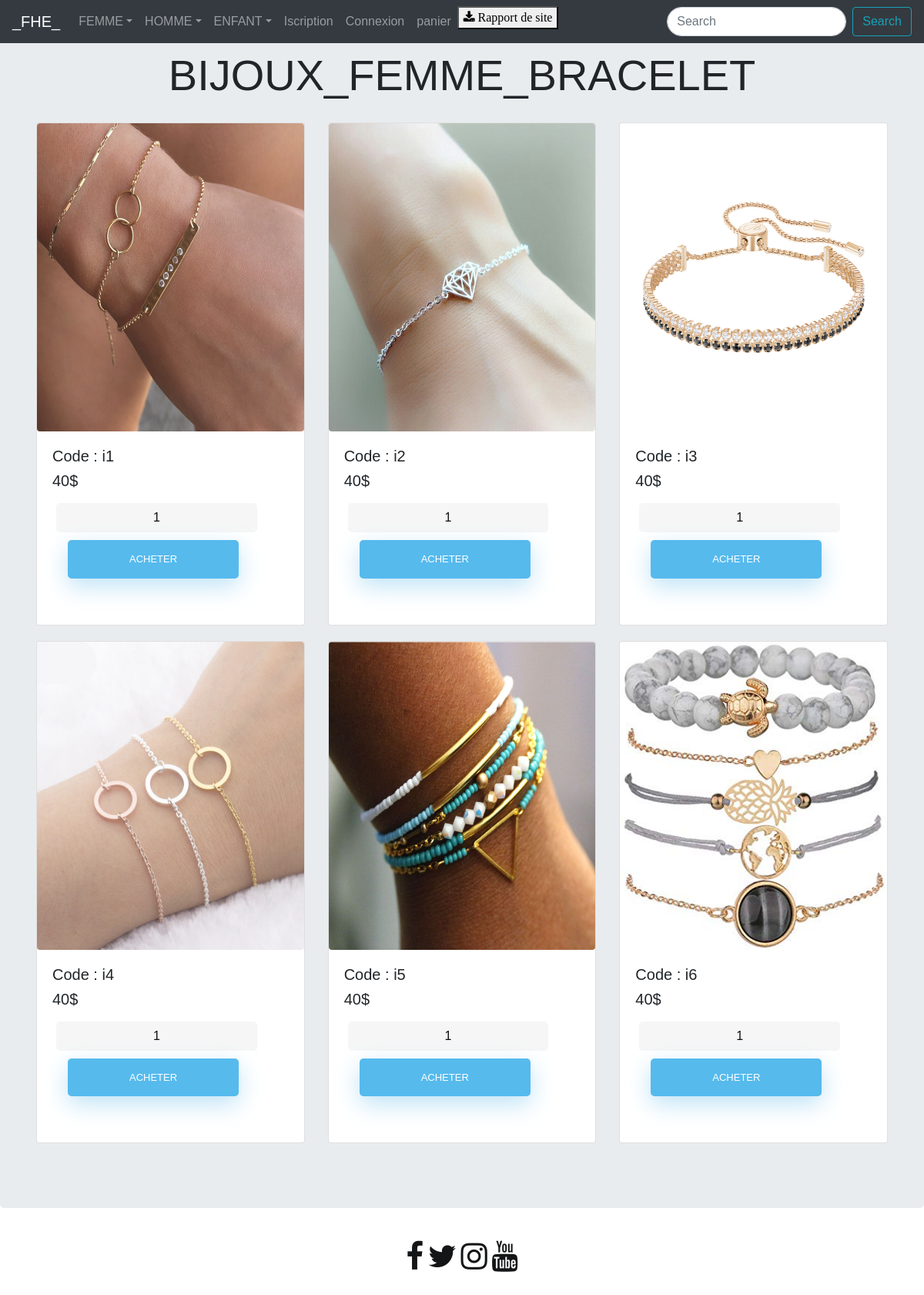
Screenshot of /braceletF.php with the database file from the repository.
### tables this page shows
CREATE TABLE `product` (
  `id` int(11) NOT NULL,
  `pname` varchar(255) DEFAULT NULL,
  `image` varchar(255) DEFAULT NULL,
  `price` double DEFAULT NULL
);

### braceletF.php (the view, shortened to what this page needs)
 <!doctype html>
 <html lang="en">
   <head>
     <link rel="stylesheet" href="https://stackpath.bootstrapcdn.com/bootstrap/4.3.1/css/bootstrap.min.css">
     <link rel="stylesheet" href="https://cdnjs.cloudflare.com/ajax/libs/font-awesome/4.7.0/css/font-awesome.min.css">
     <link rel="stylesheet" type="text/css" href="ACCUEIL.css">
 </head>
   <body>
<div class="jumbotron" >
  <div class="container-fluid padding">
    <div class="row welcome text-center">
      <div class="col-12 ">
        <h1 class="display-4">BIJOUX_FEMME_BRACELET</h1>
      </div>
    </div>
  </div>
  <div class="container-fluid padding">
  <div class="row">
    <div class="col-md-4 col-xs-4 col-sm-3 col-md-2">
      <div class="card">
         <?php
          $conn = mysqli_connect("localhost","id13014500_root","chaimaelmejgari","id13014500_ex_db");
          $query = "SELECT * FROM product where id=60 ";
            $result = mysqli_query($conn,$query);
            if(mysqli_num_rows($result) > 0) {
                while ($row = mysqli_fetch_array($result)) { ?>
                        <form method="post" action="cart.php?action=add&id=<?php echo $row["id"]; ?>">
                                 <img src="<?php echo $row["image"]; ?>" class="card-img-top rounded mx-auto d-block">
                                <div class="card-body">
                                <h5 class="card-text"><?php echo $row["pname"]; ?></h5>
                                <h5 class="card-title"><?php echo $row["price"]; ?>$</h5>
                                <input type="text" name="quantity" class="form-control" value="1">
                                <input class="btn btn-outline-secondary" type="submit" name="add"
                                       value="acheter">
                                       </div>
                        </form>
                    <?php
                }
            }
        ?>
      </div>
    </div>
    <div class="col-md-4 col-xs-4 col-sm-3 col-md-2">
      <div class="card">
         <?php
          $conn = mysqli_connect("localhost","id13014500_root","chaimaelmejgari","id13014500_ex_db");
          $query = "SELECT * FROM product where id=61 ";
            $result = mysqli_query($conn,$query);
            if(mysqli_num_rows($result) > 0) {
                while ($row = mysqli_fetch_array($result)) { ?>
                        <form method="post" action="cart.php?action=add&id=<?php echo $row["id"]; ?>">
                                 <img src="<?php echo $row["image"]; ?>" class="card-img-top rounded mx-auto d-block">
                                <div class="card-body">
                                <h5 class="card-text"><?php echo $row["pname"]; ?></h5>
                                <h5 class="card-title"><?php echo $row["price"]; ?>$</h5>
                                <input type="text" name="quantity" class="form-control" value="1">
                                <input class="btn btn-outline-secondary" type="submit" name="add"
                                       value="acheter">
                                       </div>
                        </form>
                    <?php
                }
            }
        ?>
      </div>
    </div>
    <div class="col-md-4 col-xs-4 col-sm-3 col-md-2 ">
      <div class="card">
         <?php
          $conn = mysqli_connect("localhost","id13014500_root","chaimaelmejgari","id13014500_ex_db");
          $query = "SELECT * FROM product where id=62 ";
            $result = mysqli_query($conn,$query);
            if(mysqli_num_rows($result) > 0) {
                while ($row = mysqli_fetch_array($result)) { ?>
                        <form method="post" action="cart.php?action=add&id=<?php echo $row["id"]; ?>">
                                 <img src="<?php echo $row["image"]; ?>" class="card-img-top rounded mx-auto d-block">
                                <div class="card-body">
                                <h5 class="card-text"><?php echo $row["pname"]; ?></h5>
                                <h5 class="card-title"><?php echo $row["price"]; ?>$</h5>
                                <input type="text" name="quantity" class="form-control" value="1">
                                <input class="btn btn-outline-secondary" type="submit" name="add"
                                       value="acheter">
                                       </div>
                        </form>
                    <?php
                }
            }
        ?>
      </div>
    </div>
  </div>
  </div>
  <div class="container-fluid padding">
  <div class="row">
    <div class="col-md-4 col-xs-4 col-sm-3 col-md-2">
      <div class="card">
         <?php
          $conn = mysqli_connect("localhost","id13014500_root","chaimaelmejgari","id13014500_ex_db");
          $query = "SELECT * FROM product where id=63 ";
            $result = mysqli_query($conn,$query);
            if(mysqli_num_rows($result) > 0) {
                while ($row = mysqli_fetch_array($result)) { ?>
                        <form method="post" action="cart.php?action=add&id=<?php echo $row["id"]; ?>">
                                 <img src="<?php echo $row["image"]; ?>" class="card-img-top rounded mx-auto d-block">
                                <div class="card-body">
                                <h5 class="card-text"><?php echo $row["pname"]; ?></h5>
                                <h5 class="card-title"><?php echo $row["price"]; ?>$</h5>
                                <input type="text" name="quantity" class="form-control" value="1">
                                <input class="btn btn-outline-secondary" type="submit" name="add"
                                       value="acheter">
                                       </div>
                        </form>
                    <?php
                }
            }
        ?>
      </div>
    </div>
    <div class="col-md-4 col-xs-4 col-sm-3 col-md-2">
      <div class="card">
         <?php
          $conn = mysqli_connect("localhost","id13014500_root","chaimaelmejgari","id13014500_ex_db");
          $query = "SELECT * FROM product where id=64 ";
            $result = mysqli_query($conn,$query);
            if(mysqli_num_rows($result) > 0) {
                while ($row = mysqli_fetch_array($result)) { ?>
                        <form method="post" action="cart.php?action=add&id=<?php echo $row["id"]; ?>">
                                 <img src="<?php echo $row["image"]; ?>" class="card-img-top rounded mx-auto d-block">
                                <div class="card-body">
                                <h5 class="card-text"><?php echo $row["pname"]; ?></h5>
                                <h5 class="card-title"><?php echo $row["price"]; ?>$</h5>
                                <input type="text" name="quantity" class="form-control" value="1">
                                <input class="btn btn-outline-secondary" type="submit" name="add"
                                       value="acheter">
                                       </div>
                        </form>
                    <?php
                }
            }
        ?>
      </div>
    </div>
    <div class="col-md-4 col-xs-4 col-sm-3 col-md-2 ">
      <div class="card">
         <?php
          $conn = mysqli_connect("localhost","id13014500_root","chaimaelmejgari","id13014500_ex_db");
          $query = "SELECT * FROM product where id=65 ";
            $result = mysqli_query($conn,$query);
            if(mysqli_num_rows($result) > 0) {
                while ($row = mysqli_fetch_array($result)) { ?>
                        <form method="post" action="cart.php?action=add&id=<?php echo $row["id"]; ?>">
                                 <img src="<?php echo $row["image"]; ?>" class="card-img-top rounded mx-auto d-block">
                                <div class="card-body">
                                <h5 class="card-text"><?php echo $row["pname"]; ?></h5>
                                <h5 class="card-title"><?php echo $row["price"]; ?>$</h5>
                                <input type="text" name="quantity" class="form-control" value="1">
                                <input class="btn btn-outline-secondary" type="submit" name="add"
                                       value="acheter">
                                       </div>
                        </form>
                    <?php
                }
            }
        ?>
      </div>
    </div>
  </div>
  </div>
</div>
<?php
    include("menu/menu.php")
    ?>
    </body>
 </html>

### ACCUEIL.css (style rules this page uses)
[class*="col"] { margin-bottom: 20px; }
img { width: 100%; height: 400px; }
html { background-color: #ffffff; }
body { font-family: "Poppins", sans-serif; height: 100vh; }
input[type=button], input[type=submit], input[type=reset] { background-color: #56baed; border: none; color: white; padding: 15px 80px; text-align: center; text-decoration: none; display: inline-block; text-transform: uppercase; font-size: 13px; -webkit-box-shadow: 0 10px 30px 0 rgba(95,186,233,0.4); box-shadow: 0 10px 30px 0 rgba(95,186,233,0.4); -webkit-border-radius: 5px 5px 5px 5px; border-radius: 5px 5px 5px 5px; margin: 5px 20px 40px 20px; -webkit-transition: all 0.3s ease-in-out; -moz-transition: all 0.3s ease-in-out; -ms-transition: all 0.3s ease-in-out; -o-transition: all 0.3s ease-in-out; transition: all 0.3s ease-in-out; }
input[type=text] { background-color: #f6f6f6; border: none; color: #0d0d0d; padding: 15px 32px; text-align: center; text-decoration: none; display: inline-block; font-size: 16px; margin: 5px; width: 85%; border: 2px solid #f6f6f6; -webkit-transition: all 0.5s ease-in-out; -moz-transition: all 0.5s ease-in-out; -ms-transition: all 0.5s ease-in-out; -o-transition: all 0.5s ease-in-out; transition: all 0.5s ease-in-out; -webkit-border-radius: 5px 5px 5px 5px; border-radius: 5px 5px 5px 5px; }
input[type=text]:placeholder { color: #cccccc; }
.form-control { border-radius:1.5rem; }

### rows the page displays
product: image (picture), pname "Code : i1", price "40"
product: image (picture), pname "Code : i2", price "40"
product: image (picture), pname "Code : i3", price "40"
product: image (picture), pname "Code : i4", price "40"
product: image (picture), pname "Code : i5", price "40"
product: image (picture), pname "Code : i6", price "40"
